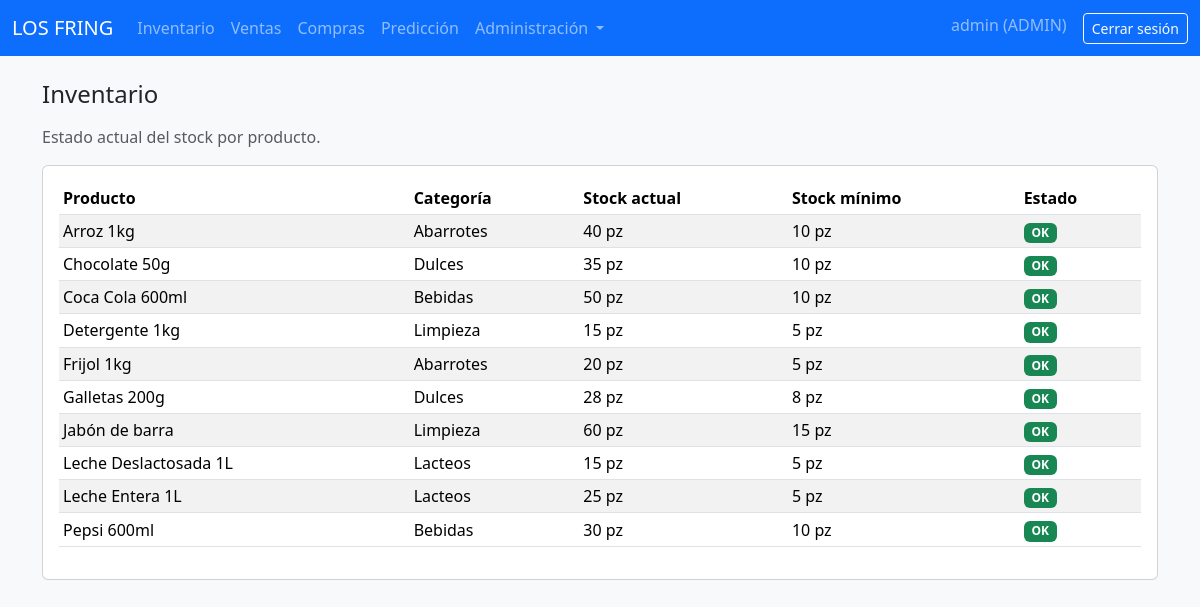
Screenshot of /inventario/estado.php (signed in) with the database file from the repository.
### tables this page shows
CREATE TABLE IF NOT EXISTS productos (
  id_producto INT AUTO_INCREMENT PRIMARY KEY,
  codigo_barras VARCHAR(50) DEFAULT NULL,
  nombre VARCHAR(150) NOT NULL,
  id_categoria INT DEFAULT NULL,
  precio_compra DECIMAL(10,2) NOT NULL DEFAULT 0,
  precio_venta DECIMAL(10,2) NOT NULL DEFAULT 0,
  stock_actual INT NOT NULL DEFAULT 0,
  stock_minimo INT NOT NULL DEFAULT 0,
  unidad VARCHAR(20) NOT NULL DEFAULT 'pz',
  fecha_caducidad DATE DEFAULT NULL,
  CONSTRAINT fk_productos_categoria
    FOREIGN KEY (id_categoria) REFERENCES categorias(id_categoria)
    ON UPDATE CASCADE ON DELETE SET NULL
);

CREATE TABLE IF NOT EXISTS categorias (
  id_categoria INT AUTO_INCREMENT PRIMARY KEY,
  nombre VARCHAR(100) NOT NULL
);

### inventario/estado.php (the view, shortened to what this page needs)
<?php
$pdo = getPDO();
$stmt = $pdo->query('
    SELECT p.*, c.nombre AS categoria
    FROM productos p
    LEFT JOIN categorias c ON p.id_categoria = c.id_categoria
    ORDER BY p.nombre
');
$productos = $stmt->fetchAll();
include __DIR__ . '/../includes/header.php';
include __DIR__ . '/../includes/navbar.php';
?>
<div class="container">
    <h1 class="h4 mb-3">Inventario</h1>
    <p class="text-muted">Estado actual del stock por producto.</p>
    <div class="card">
        <div class="card-body">
            <table class="table table-striped table-sm align-middle">
                <thead>
                <tr>
                    <th>Producto</th>
                    <th>Categoría</th>
                    <th>Stock actual</th>
                    <th>Stock mínimo</th>
                    <th>Estado</th>
                </tr>
                </thead>
                <tbody>
                <?php foreach ($productos as $p): ?>
                    <?php
                    $stockActual = (int)$p['stock_actual'];
                    $stockMinimo = (int)$p['stock_minimo'];
                    $esBajo = $stockActual < $stockMinimo;
                    ?>
                    <tr>
                        <td><?php echo htmlspecialchars($p['nombre']); ?></td>
                        <td><?php echo htmlspecialchars($p['categoria'] ?? ''); ?></td>
                        <td><?php echo $stockActual; ?> <?php echo htmlspecialchars($p['unidad']); ?></td>
                        <td><?php echo $stockMinimo; ?> <?php echo htmlspecialchars($p['unidad']); ?></td>
                        <td>
                            <?php if ($esBajo): ?>
                                <span class="badge badge-stock-bajo">Stock bajo</span>
                            <?php else: ?>
                                <span class="badge badge-stock-ok">OK</span>
                            <?php endif; ?>
                        </td>
                    </tr>
                <?php endforeach; ?>
                </tbody>
            </table>
        </div>
    </div>
</div>
<?php include __DIR__ . '/../includes/footer.php'; ?>

### includes/header.php (shortened to what this page needs)
<!DOCTYPE html>
<html lang="es">
<head>
    <link href="https://cdn.jsdelivr.net/npm/bootstrap@5.3.3/dist/css/bootstrap.min.css" rel="stylesheet">
    <link rel="stylesheet" href="/assets/css/styles.css">
</head>
<body class="bg-light">

### includes/navbar.php (shortened to what this page needs)
<?php
$usuario = $_SESSION['usuario'] ?? null;
$rol = $_SESSION['rol'] ?? null;
?>
<nav class="navbar navbar-expand-lg navbar-dark bg-primary mb-4">
    <div class="container-fluid">
        <a class="navbar-brand" href="/index.php">LOS FRING</a>
        <div class="collapse navbar-collapse" id="navbarNav">
            <ul class="navbar-nav me-auto mb-2 mb-lg-0">
                <?php if ($usuario): ?>
                    <li class="nav-item"><a class="nav-link" href="/inventario/estado.php">Inventario</a></li>
                    <li class="nav-item"><a class="nav-link" href="/ventas/nueva.php">Ventas</a></li>
                    <li class="nav-item"><a class="nav-link" href="/compras/nueva.php">Compras</a></li>
                    <li class="nav-item"><a class="nav-link" href="/prediccion/producto.php">Predicción</a></li>
                    <?php if ($rol === 'ADMIN'): ?>
                        <li class="nav-item dropdown">
                            <a class="nav-link dropdown-toggle" href="#" id="navbarAdmin" role="button" data-bs-toggle="dropdown">
                                Administración
                            </a>
                        </li>
                    <?php endif; ?>
                <?php endif; ?>
            </ul>
            <ul class="navbar-nav ms-auto">
                <?php if ($usuario): ?>
                    <li class="nav-item">
                        <span class="navbar-text me-3">
                            <?php echo htmlspecialchars($usuario); ?> (<?php echo htmlspecialchars($rol); ?>)
                        </span>
                    </li>
                    <li class="nav-item">
                        <a class="btn btn-outline-light btn-sm" href="/auth/logout.php">Cerrar sesión</a>
                    </li>
                <?php else: ?>
                    <li class="nav-item">
                        <a class="btn btn-outline-light btn-sm" href="/auth/login.php">Iniciar sesión</a>
                    </li>
                <?php endif; ?>
            </ul>
        </div>
    </div>
</nav>

### includes/footer.php (shortened to what this page needs)
</body>
</html>

### assets/css/styles.css (style rules this page uses)
body { font-family: system-ui, -apple-system, BlinkMacSystemFont, "Segoe UI", sans-serif; }
.badge-stock-ok { background-color: #198754; }

### rows the page displays
productos: nombre "Arroz 1kg", id_categoria.nombre "Abarrotes", stock_actual "40", unidad "pz", stock_minimo "10", shows "OK"
productos: nombre "Chocolate 50g", id_categoria.nombre "Dulces", stock_actual "35", unidad "pz", stock_minimo "10", shows "OK"
productos: nombre "Coca Cola 600ml", id_categoria.nombre "Bebidas", stock_actual "50", unidad "pz", stock_minimo "10", shows "OK"
productos: nombre "Detergente 1kg", id_categoria.nombre "Limpieza", stock_actual "15", unidad "pz", stock_minimo "5", shows "OK"
productos: nombre "Frijol 1kg", id_categoria.nombre "Abarrotes", stock_actual "20", unidad "pz", stock_minimo "5", shows "OK"
productos: nombre "Galletas 200g", id_categoria.nombre "Dulces", stock_actual "28", unidad "pz", stock_minimo "8", shows "OK"
productos: nombre "Jabón de barra", id_categoria.nombre "Limpieza", stock_actual "60", unidad "pz", stock_minimo "15", shows "OK"
productos: nombre "Leche Deslactosada 1L", id_categoria.nombre "Lacteos", stock_actual "15", unidad "pz", stock_minimo "5", shows "OK"
productos: nombre "Leche Entera 1L", id_categoria.nombre "Lacteos", stock_actual "25", unidad "pz", stock_minimo "5", shows "OK"
productos: nombre "Pepsi 600ml", id_categoria.nombre "Bebidas", stock_actual "30", unidad "pz", stock_minimo "10", shows "OK"

### other values shown
$usuario "admin"
$rol "ADMIN"
